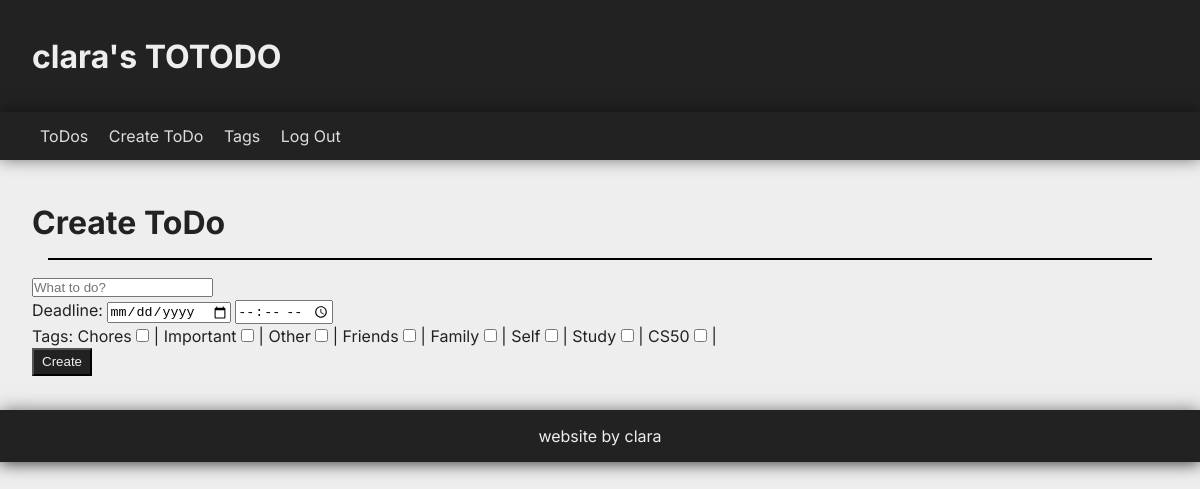
The page /create (signed in) on the database its author committed.
### tables this page shows
CREATE TABLE tags (
    id INTEGER NOT NULL PRIMARY KEY AUTOINCREMENT,
    user_id INTEGER NOT NULL,
    name TEXT NOT NULL,
    FOREIGN KEY (user_id) REFERENCES users(id)
);

### app.py (the view, shortened to what this page needs)
@app.route("/create", methods=["GET", "POST"])
def create():
    if request.method == "GET":
        return render_template("create.html", tags=db.execute("SELECT * FROM tags WHERE user_id = ?", session["user_id"]))

### app.py (called while the page is built)
@app.after_request
def after_request(response):
    response.headers["Cache-Control"] = "no-cache, no-store, must-revalidate"
    response.headers["Expires"] = 0
    response.headers["Pragma"] = "no-cache"
    return response

### templates/create.html (shortened to what this page needs)
{% extends "layout.html" %}
{% block main %}
    <h1>Create ToDo</h1>
    <hr>
    <form action="/create" method="post">
        <input autocomplete="off" autofocus name="todo" placeholder="What to do?" required type="text" >
        <br>
        <label>Deadline:</label>
        <input type="date" name="date">
        <input type="time" name="time">
        <br>
        <label>Tags: </label>
        {% for tag in tags %}
            <label for="{{ tag.id }}"> {{ tag.name }}</label>
            <input type="checkbox" name="tags" value="{{ tag.id }}"> |
        {% endfor %}
        <br>
        <button>Create</button>
    </form>
{% endblock %}

### static/styles.css (style rules this page uses)
* { margin: 0; padding: 0; box-sizing: border-box; }
body { background-color: #eee; color: #222; font-family: 'Inter', sans-serif; }
button { margin: .1rem 0; padding: .2rem; background-color: #222; color: #eee; padding: .3rem .5rem; }
input { margin: .1rem 0; }
main h1 { margin: .7rem 0; }
main hr { margin: 1rem; border: .1rem solid black; }

### rows shown on the page
tags: name "Chores"
tags: name "Important"
tags: name "Other"
tags: name "Friends"
tags: name "Family"
tags: name "Self"
tags: name "Study"
tags: name "CS50"

### other values the page prints
{{ session["username"] }} "clara"
